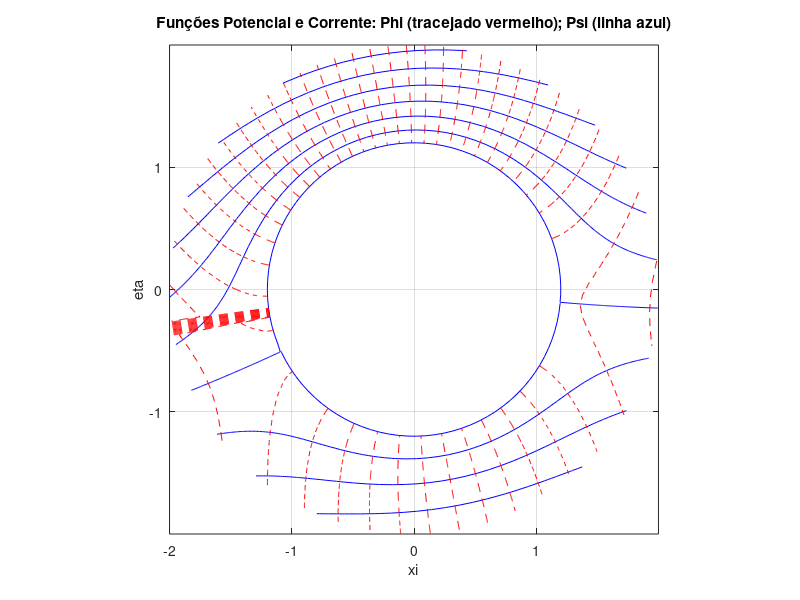
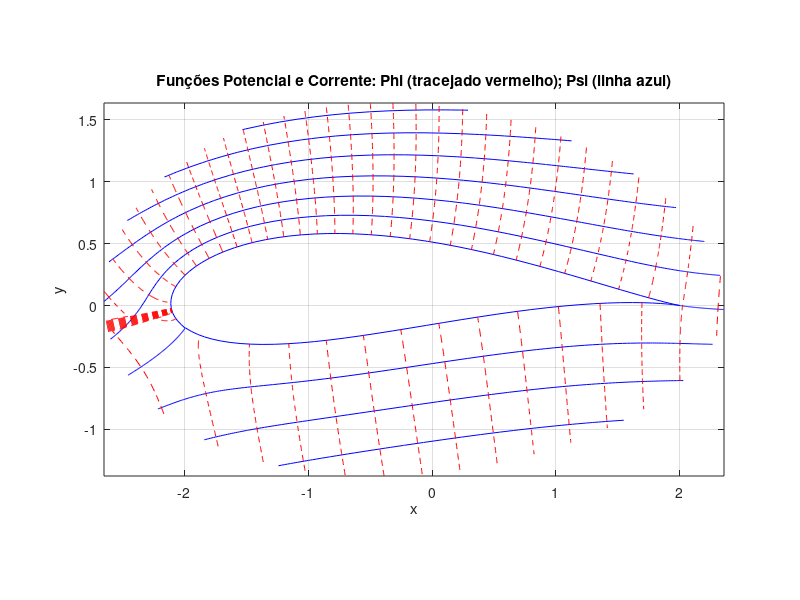

Recreate these plots in MATLAB, in order.
%##############################################
% Matheus José Oliveira dos Santos
% NUSP: 10335826 - PME3557 - Aerodinâmica 2022
%##############################################

clear
clc

% Velocidade ao longe (m/s)
U=1
% angulo de ataque (graus)
alp=10
% Raio do Cilindro (m)
a=1.2
% Localização do bordo de fuga do cilindro (graus)
beta=-5

% Criação dos pontos da malha ao redor do cilindro no plano zeta
theta = linspace(-pi,pi,100);
r = linspace(a-0.001,2,100);
[csi,rho]=meshgrid(theta,r);
[xi,eta]=pol2cart(csi,rho);
zeta=xi+i*eta;

% Circulação (condição de Kutta)
Gamma=4*pi*U*a*sin((alp-beta)/180*pi)

% Potencial complexo de velocidades nos pontos da malha
F=U*(zeta*exp(-i*alp/180*pi)+a^2*exp(i*alp/180*pi)./zeta)+i*(Gamma/(2*pi))*log(zeta/(a*exp(i*alp/180*pi)));

% Potencial de Velocidades (parte real de F)
phi=real(F);

% Função Corrente (parte imaginária de F)
psi=imag(F);

% Coordenada física mapeada (Joukowski) z = x + i y (plano z)
shift=a*exp(i*beta/180.*pi)-1;
z=(zeta-shift)+1./(zeta-shift);

% Coordenadas reais correspondentes
x=real(z);
y=imag(z);

% Plotagem das Funções Potencial e Corrente no plano zeta
figure(1)
contour(xi,eta,psi,floor(min(min(psi))):.25:ceil(max(max(psi))),'b')
hold on
contour(xi,eta,phi,floor(min(min(phi))):.25:ceil(max(max(phi))),'r--')
set(gca,'color','white')
grid on
axis('equal')
ylabel('eta');
xlabel('xi');
title('Funções Potencial e Corrente: Phi (tracejado vermelho); Psi (linha azul)');

% Plotagem das Funções Potencial e Corrente no plano z
figure(2)
contour(x,y,psi,floor(min(min(psi))):.25:ceil(max(max(psi))),'b')
hold on
contour(x,y,phi,floor(min(min(phi))):.25:ceil(max(max(phi))),'r--')
set(gca,'color','white')
grid on
axis('equal')
ylabel('y');
xlabel('x');
title('Funções Potencial e Corrente: Phi (tracejado vermelho); Psi (linha azul)');
